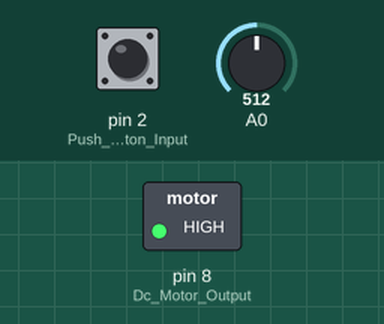
A sketch run on a simulated Arduino Uno, built with avr-gcc and run on an emulated ATmega328P. Parts: switched loads named in the sketch (green lamp = pin HIGH). The inputs (shaded band) are chosen by the test bench; at power-on: A0 = 512, pin 2 (Push_Button_Input) LOW.

Above: at 2.8 s.
2.9 s: A0 set to 717
5.6 s: A0 set to 745
At 7.1 s:
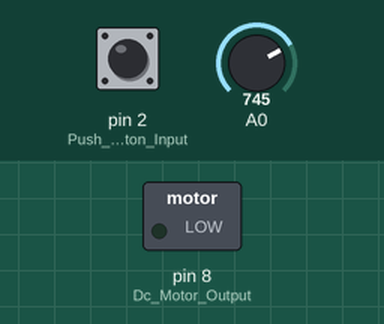
8.3 s: A0 set to 716
At 11.2 s:
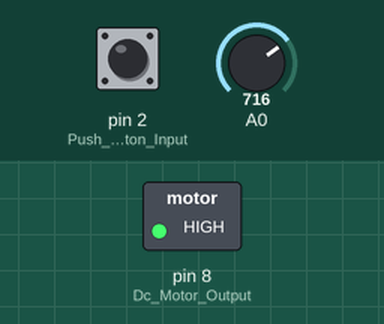
11.5 s: A0 set to 900
At 12.9 s:
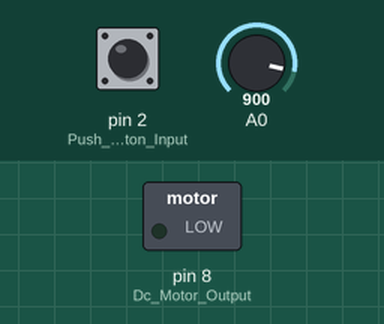
Timing chart, 0 to 14.5 s (numbered marks = the images above; inputs shaded):
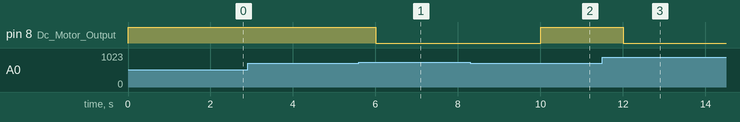

Measured:
- the behaviour switches between 726 and 727 on A0 (found by bisection; images 0 and 1)
- after the input at 2.9 s, every drawn part: stays the same
- after the input at 5.6 s, pin 8 (Dc_Motor_Output): HIGH → LOW after 0.40 s
- after the input at 8.3 s, pin 8 (Dc_Motor_Output): LOW → HIGH after 1.7 s
- after the input at 11.5 s, pin 8 (Dc_Motor_Output): HIGH → LOW after 0.50 s

The sketch:

heatSensor.ino
```cpp
/*

Dhrumil

Project Video : https://www.youtube.com/watch?v=GUST0R2dywI

*/

/***** Library Declaration *******/
#include <math.h>
#include <SoftwareSerial.h>

/****** SoftwareSerial declarations for sending and receiving characters ******/
SoftwareSerial sendSerial(0,1);
SoftwareSerial receiveSerial(0,1);

/**** Initializing the pins and SoftwareSerial vars ******/
void setup() {
  sendSerial.begin(19200);
  receiveSerial.begin(57600);
  pinMode(2,INPUT);            // Push Button Input
  pinMode(8,OUTPUT);       // Dc Motor Output
}

/***** loop function - runs the code over and over again ********/
void loop() {
/* First of all checks if the pre (Ultrasonic) arduino is sending signal */
  if(receiveSerial.available() > 0)  // if character is received
  switch( receiveSerial.read() )  {
  case 'u':
  sendSerial.write('u');             // Writes/Sends the ‘u’ to another Arduino to read
   break;
 }
/* stores the value returned from tempRet function in temp var */
  float temp = tempRet(analogRead(A0));    // Stores the values in temp var
/* Follows the algorithm described above */
 if (temp >= 47 ) {
    sendSerial.write('h');              // Writes/Sends the ‘h’ to another Arduino to read
    digitalWrite(8,LOW);          // Turn the DC motor On
  }
  else digitalWrite(8,HIGH);  // Turn the DC motor Off

/* Implementation of Push Button */
 int buttonState = digitalRead(2);  // Reads state of button and stores it in Button State
 if (buttonState == HIGH)   // if Button was pressed
      sendSerial.write('c');  // Send Signal to call emergency Contact
  delay(2000);    // Delay two seconds for consistent and accurate values.
}
/***** Function to convert Thermistor Resistance to Celsius Temperature ***/
float tempRet(int thermVal) {
  long logR;
  float convC;
  logR = 9850 * ((1024.0 / thermVal) - 1);
  convC = log(logR);
  convC = 1 / (0.001129148 + (0.000234125 * convC) + (0.0000000876741 * convC * convC * convC));
  convC = convC - 273.15;
  return convC;
}
```
